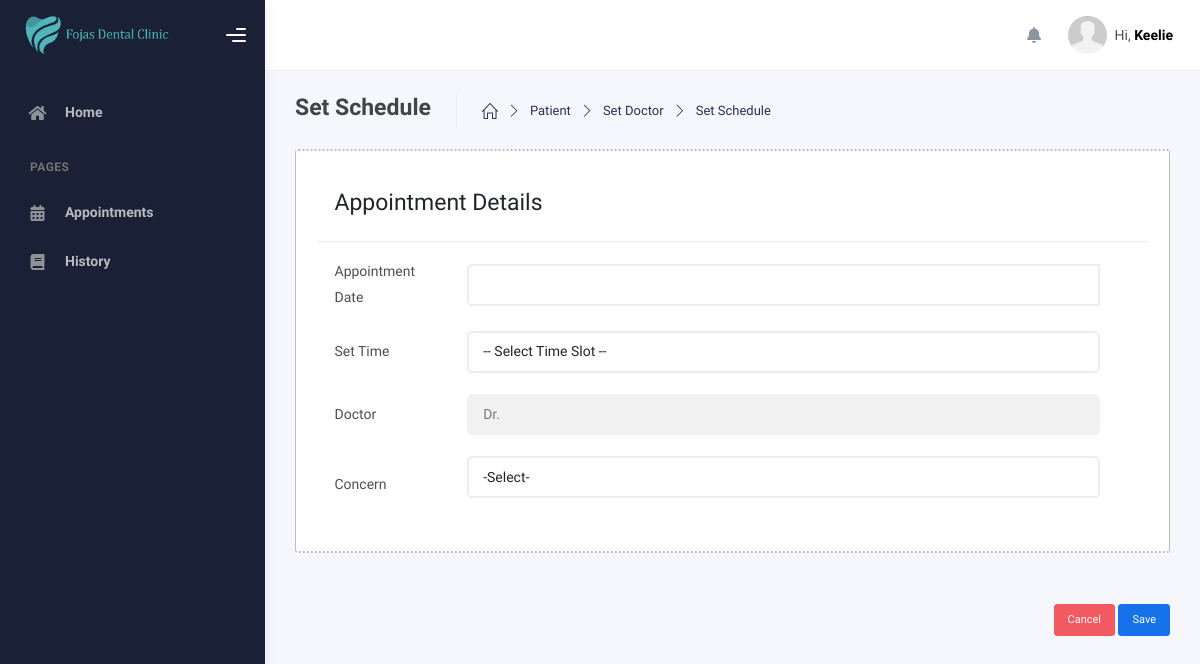
/modules/admin/set-schedule.php?user_id_dentist=20254836&user_id_patient=20256914 (signed in), run on an earlier commit of the app's database.
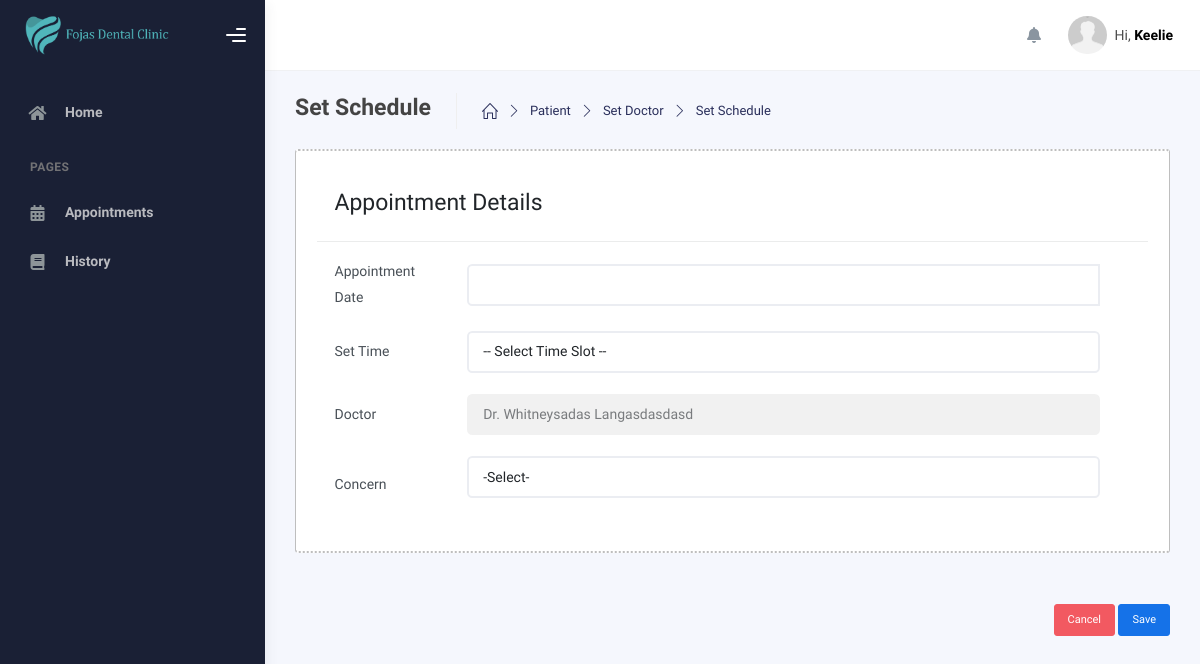
And on a later commit of the database.
### tables this page shows
CREATE TABLE `schedule` (
  `id` int(11) NOT NULL,
  `user_id` int(255) NOT NULL,
  `day` varchar(150) NOT NULL,
  `start_time` varchar(100) NOT NULL,
  `end_time` varchar(100) NOT NULL,
  `date_created` date NOT NULL,
  `date_updated` date NOT NULL
);

CREATE TABLE `users` (
  `id` int(11) NOT NULL,
  `user_id` int(100) NOT NULL,
  `role_id` int(11) NOT NULL,
  `first_name` varchar(250) NOT NULL,
  `middle_name` varchar(255) NOT NULL,
  `last_name` varchar(255) NOT NULL,
  `mobile_number` varchar(255) NOT NULL,
  `email` varchar(255) DEFAULT NULL,
  `password` varchar(255) NOT NULL,
  `date_of_birth` date NOT NULL,
  `date_created` date NOT NULL,
  `date_updated` date NOT NULL,
  `token` varchar(255) DEFAULT NULL,
  `address` varchar(255) DEFAULT NULL,
  `otp` varchar(100) DEFAULT NULL
);

### modules/queries/Users/dentists.php (called while the page is built, shortened)
<?php
function getDentistById($conn, $role, $id) {
  $sql = "SELECT users.user_id AS user_id,
    users.first_name AS first_name,
    users.middle_name AS middle_name,
    users.last_name AS last_name,
    users.mobile_number AS mobile_number,
    users.email AS email,
    schedule.user_id AS schedule_user_id,
    schedule.day AS day,
    schedule.start_time AS start_time,
    schedule.end_time AS end_time
  FROM
  users
  LEFT JOIN schedule
  ON users.user_id = schedule.user_id
  WHERE users.role_id = ? AND users.user_id = ?";
  $stmt = mysqli_prepare($conn, $sql);
  mysqli_stmt_bind_param($stmt, "ii", $role, $id);
  mysqli_stmt_execute($stmt);
  return mysqli_stmt_get_result($stmt);
}

### modules/admin/set-schedule.php (the view, shortened to what the changed rows need)
<?php
include_once($_SERVER['DOCUMENT_ROOT'] . '/dental_appointment/includes/header.php');
include_once($_SERVER['DOCUMENT_ROOT'] . '/dental_appointment/modules/queries/Users/dentists.php');
include_once($_SERVER['DOCUMENT_ROOT'] . '/dental_appointment/modules/queries/Users/patients.php');
?>
    <div class="wrapper">
      <div class="main-panel">
        <div class="container">
          <div class="page-inner">
            <div class="page-category">
              <?php
              if(isset($_GET['user_id_patient']) && isset($_GET['user_id_dentist'])){
                  $user_id_dentist = $_GET['user_id_dentist'];
                  $run_dentist = getDentistById($conn, '3', $user_id_dentist);
                  $row_dentist = mysqli_fetch_assoc($run_dentist);
              ?>
              <form action="set.php" method="POST">
                <div class="row">
                  <div class="col-lg-12 mb-4">
                    <div class="card p-4 shadow-none form-card rounded-1">
                      <div class="card-header">
                          <h3>Appointment Details</h3>
                      </div>
                      <div class="card-body">
                        <div class="row gap-4">
                          <div class="col-lg-12">
                            <div class="row d-flex align-items-center w-100">
                              <div class="col-lg-2">
                                <label for="">Appointment Date</label>
                              </div>
                              <div class="col-lg-10">
                                <div class="input-group">
                                  <input type="text" class="appointment_date form-control" name="appointment_date" required>
                                </div>
                              </div>
                            </div>
                          </div>
                          <div class="col-lg-12">
                            <div class="row d-flex align-items-center w-100">
                              <div class="col-lg-2">
                                <label for="">Set Time</label>
                              </div>
                              <div class="col-lg-10">
                                <select name="appointment_time" class="form-control" required>
                                  <option value="">-- Select Time Slot --</option>
                                </select>
                              </div>
                            </div>
                          </div>
                          <div class="col-lg-12">
                            <div class="row d-flex align-items-center w-100">
                              <div class="col-lg-2">
                                <label for="">Doctor</label>
                              </div>
                              <div class="col-lg-10">
                                <div class="input-group">
                                  <input type="text" class="form-control" value="<?= 'Dr. ' . $row_dentist['first_name']. " " . $row_dentist['last_name']?>" readonly>
                                </div>
                              </div>
                            </div>
                          </div>
                          <div class="col-lg-12">
                            <div class="row d-flex align-items-center w-100">
                              <div class="col-lg-2">
                                <label for="">Concern</label>
                              </div>
                              <div class="col-lg-10">
                                <div class="input-group mb-3">
                                  <select name="concern" id="" class="form-control" required>
                                    <option value="">-Select-</option>
                                  </select>
                                </div>
                              </div>
                            </div>
                          </div>
                        </div>
                      </div>
                    </div>
                  </div>
                  <div class="col-lg-12 text-end">
                    <a href="set-doctor.php?user_id_patient=<?= $_GET['user_id_patient'] ?>" class="btn btn-sm btn-danger">Cancel</a>
                    <input type="submit" class="btn btn-sm btn-primary" value="Save">
                  </div>
                </div>
              </form>
              <?php
              }
              ?>
            </div>
          </div>
        </div>
      </div>
    </div>
<?php
  include_once($_SERVER['DOCUMENT_ROOT'] . '/dental_appointment/includes/scripts.php');
?>

What changed in the data, as far as the page shows it:
added schedule: last_name "Dr. Whitneysadas Langasdasdasd"
Also different on the page:
form field value: "Dr." → (not shown)
